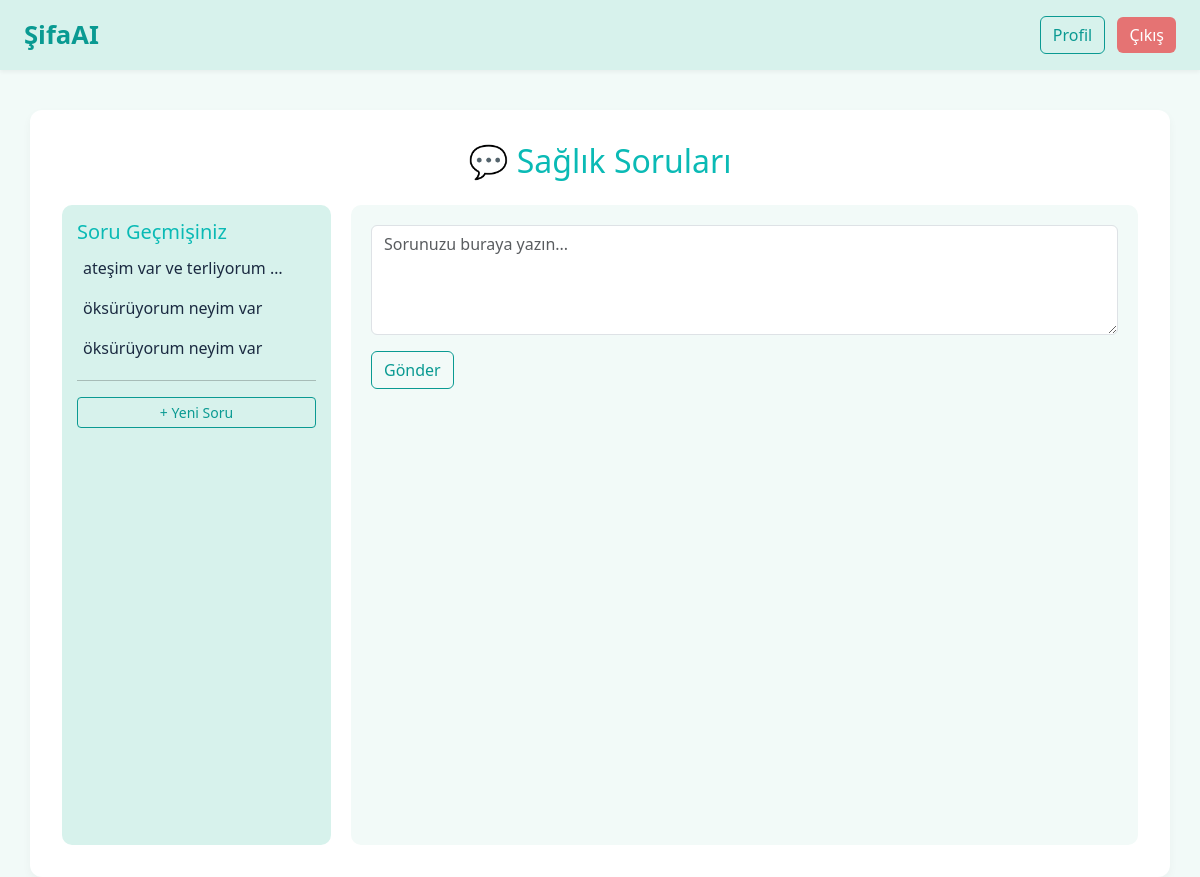
/soru/ (signed in), run on the app's committed database.
### app/models.py (models this page shows, shortened)
class HealthQuestion(models.Model):
    patient = models.ForeignKey(Patient, on_delete=models.CASCADE)
    question_text = models.TextField()
    answer_text = models.TextField(blank=True, null=True)
    created_at = models.DateTimeField(auto_now_add=True)
    question_id = models.AutoField(primary_key=True)
    parent = models.ForeignKey('self', null=True, blank=True, related_name='child_questions', on_delete=models.CASCADE)

### app/views.py (the view, shortened to what this page needs)
# urls.py: path('soru/', views.soru_view, name='soru_sayfasi'),
def soru_view(request):
    patient_id = request.session.get('patient_id')
    if not patient_id:
        return redirect('login')
    patient = Patient.objects.get(pk=patient_id)
    questions = HealthQuestion.objects.filter(
        patient=patient, parent__isnull=True
    ).order_by('-created_at')
    active_question = None
    messages = []
    selected_id = request.GET.get('q')
    for m in messages:
        m.answer_paragraphs = paragraph_cleaning(m.answer_text)
    return render(request, 'servis/soru_sayfasi.html', {
        'questions': questions,
        'active_question': active_question,
        'messages': messages,
    })

### app/templates/servis/soru_sayfasi.html (shortened to what this page needs)
{% extends 'base.html' %}
{% block content %}
<h2 class="mb-4 text-center" style="color:#0ABAB5;">💬 Sağlık Soruları</h2>
<div class="d-flex" style="height:80vh; gap:20px;">
    <div style="flex:0 0 25%; background-color:#D7F2EC; border-radius:10px; padding:15px; overflow-y:auto;">
        <h5 style="color:#0ABAB5;">Soru Geçmişiniz</h5>
        <ul class="list-unstyled question-list">
            {% for q in questions %}
                <li class="mb-2">
                    <a href="?q={{ q.question_id }}" class="text-decoration-none" style="color:#1B2A41;">
                        {{ q.question_text|truncatewords:4 }}
                    </a>
                </li>
            {% empty %}
                <li class="text-muted">Henüz soru sormadınız! </li>
            {% endfor %}
        </ul>
        <hr>
        <a href="{% url 'soru_sayfasi' %}" class="btn btn-sm btn-outline-primary w-100">+ Yeni Soru </a>
    </div>
    <div class="flex-grow-1" style="background-color:#F2FAF8; border-radius:10px; padding:20px; display:flex; flex-direction:column;">
        {% if active_question %}
        <div id="chat-box" style="flex-grow:1; overflow-y:auto; padding-right:10px;">
            {% for msg in messages %}
                <div style="display:flex; justify-content:flex-end; margin-bottom:10px;">
                    <div style="background-color:#D7F2EC; padding:10px 15px; border-radius:10px; max-width:50%; text-align:right;">
                        {{ msg.question_text }}
                    </div>
                </div>
                {% if msg.answer_paragraphs %}
                <div style="display:flex; justify-content:flex-start; margin-bottom:20px;">
                    <div style="background-color:#F0F0F0; padding:12px 16px; border-radius:10px; max-width:70%; line-height:1.6; text-align:left;">
                        {% for p in msg.answer_paragraphs %}
                            <p style="margin-bottom:8px;">{{ p }}</p>
                        {% endfor %}
                    </div>
                </div>
                {% endif %}
            {% endfor %}
        </div>
        <form method="post" style="display:flex; gap:10px; margin-top:10px;">
            {% csrf_token %}
            <input type="hidden" name="parent_id" value="{{ active_question.question_id }}">
            <textarea name="soru" class="form-control" rows="2" placeholder="Yeni soru yazın..."></textarea>
            <button type="submit" class="btn btn-outline-primary">Gönder</button>
        </form>
        {% else %}
            <form method="post" class="w-100">
                <div class="mb-3">
                    <textarea name="soru" class="form-control" rows="4" placeholder="Sorunuzu buraya yazın..."></textarea>
                </div>
                <button type="submit" class="btn btn-outline-primary">Gönder</button>
            </form>
        {% endif %}
    </div>
</div>
{% endblock %}

### app/templates/base.html (style rules this page uses)
body { background-color: #F2FAF8; color: #1A1A1A; font-family: 'Segoe UI', sans-serif; }
.btn-outline-primary { border-color: #0A9A92; color: #0A9A92; }
a { color: #0A9A92; text-decoration: none; }

### app/templates/servis/soru_sayfasi.html (style rules this page uses)
.question-list li a { display: block; padding: 4px 6px; color: #1B2A41; text-decoration: none; }

### data on the page
HealthQuestion: question_text "ateşim var ve terliyorum …"
HealthQuestion: question_text "öksürüyorum neyim var"
HealthQuestion: question_text "öksürüyorum neyim var"
